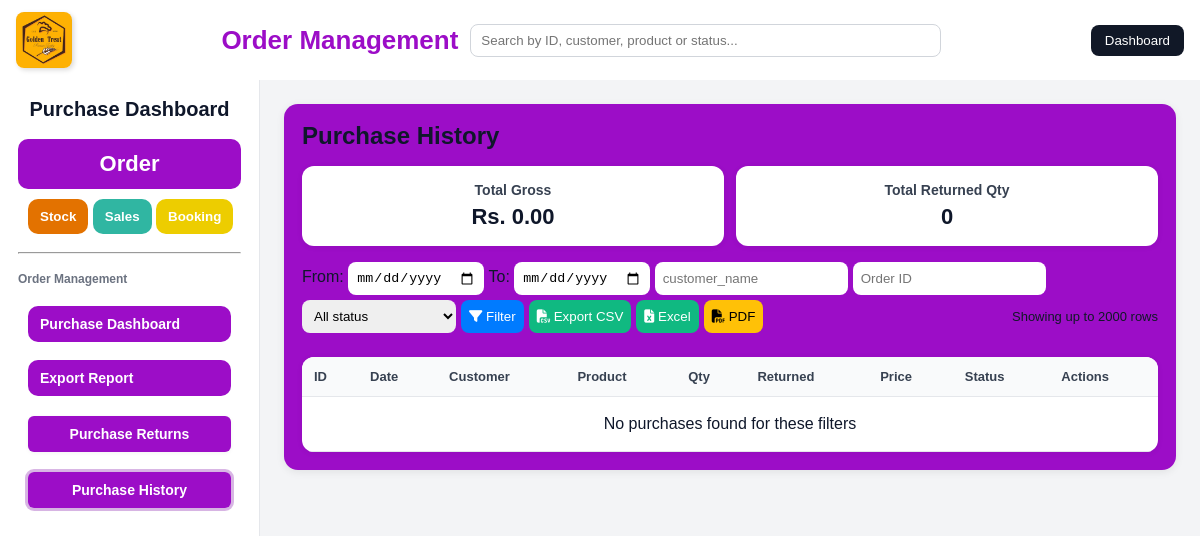
The app's page /bakehouse/order/purchase_history.php, older data.
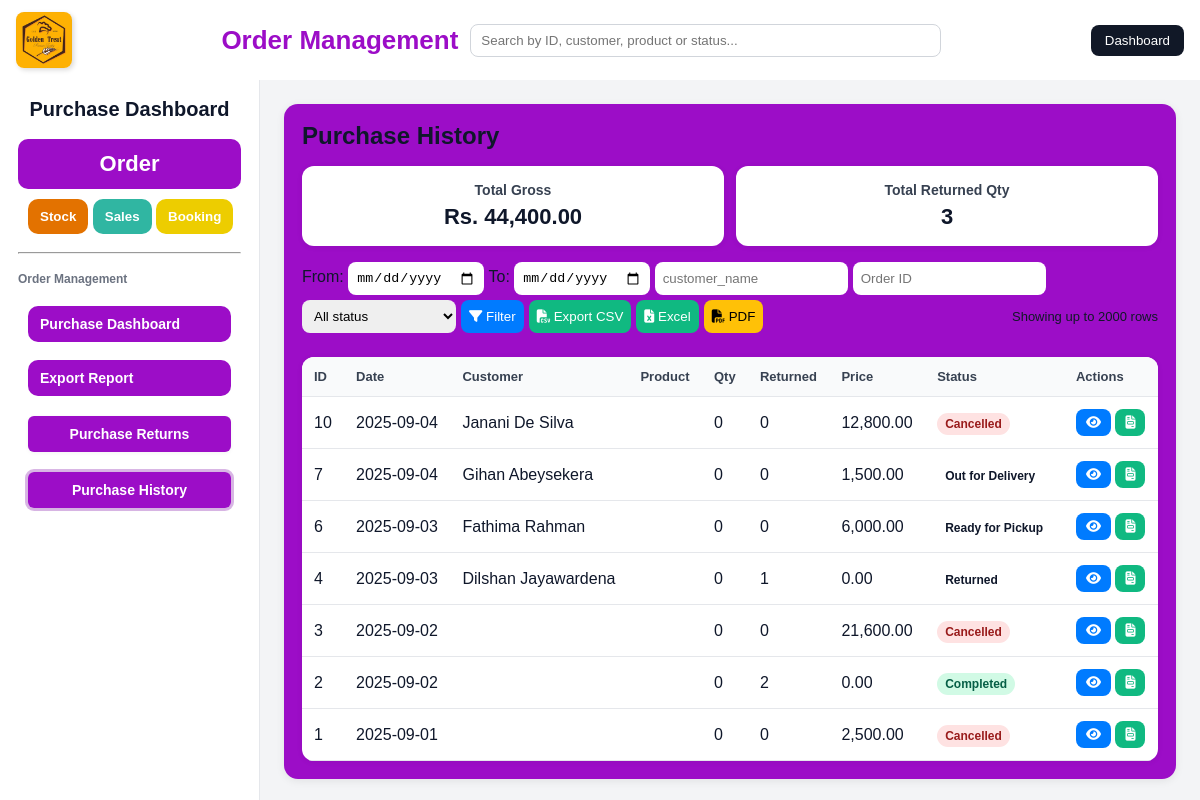
The same page, newer data.
### tables this page shows
CREATE TABLE `orders` (
  `id` int(11) NOT NULL,
  `order_number` varchar(64) DEFAULT NULL,
  `user_id` int(11) DEFAULT NULL,
  `order_date` date NOT NULL,
  `customer_name` varchar(100) NOT NULL,
  `customer_email` varchar(255) NOT NULL,
  `product` varchar(100) NOT NULL,
  `quantity` int(11) NOT NULL DEFAULT 1,
  `original_quantity` int(11) NOT NULL DEFAULT 0,
  `price` decimal(10,2) NOT NULL DEFAULT 0.00,
  `total_amount` decimal(10,2) NOT NULL DEFAULT 0.00,
  `original_price` decimal(10,2) NOT NULL DEFAULT 0.00,
  `status` varchar(60) NOT NULL DEFAULT 'Order Received',
  `created_at` timestamp NOT NULL DEFAULT current_timestamp(),
  `updated_at` timestamp NOT NULL DEFAULT current_timestamp() ON UPDATE current_timestamp(),
  `customer_phone` varchar(32) DEFAULT NULL,
  `order_summary` longtext DEFAULT NULL,
  `deleted_at` datetime DEFAULT NULL,
  `deleted_by` int(11) DEFAULT NULL
);

### bakehouse/order/purchase_history.php (the view, shortened to what the changed rows need)
<?php
$host = "localhost";
$user = "root";
$pass = "";
$db   = "golden_treat";
$conn = new mysqli($host, $user, $pass, $db);
$conn->set_charset('utf8mb4');
$limit = 2000;
$whereSql = '';
$sql = "
SELECT
    o.id,
    o.order_date,
    o.customer_name,
    GROUP_CONCAT(oi.product_name SEPARATOR ', ') AS product,
    SUM(oi.quantity) AS quantity,
    o.total_amount AS price,
    o.status,
    COALESCE(r.sum_qty, 0) AS returned_qty
FROM orders o
LEFT JOIN order_items oi ON o.id = oi.order_id
LEFT JOIN (
    SELECT order_id, SUM(quantity) AS sum_qty
    FROM returns
    GROUP BY order_id
) r ON r.order_id = o.id
{$whereSql}
GROUP BY o.id
ORDER BY o.order_date DESC, o.id DESC
LIMIT {$limit}
";
$stmt = $conn->prepare($sql);
$stmt->execute();
$res = $stmt->get_result();
$rows = $res->fetch_all(MYSQLI_ASSOC);
$totalGross = 0.0;
$totalReturnedQty = 0;
foreach ($rows as $r) {
    $price = (float)($r['price'] ?? 0.0);
    $ret = (int)($r['returned_qty'] ?? 0);
    $totalGross += $price;
    $totalReturnedQty += $ret;
}
?>
<!DOCTYPE html>
<html lang="en">
<head>
  <link rel="stylesheet" href="css/purchase_history.css">
  <link rel="stylesheet" href="https://cdnjs.cloudflare.com/ajax/libs/font-awesome/6.6.0/css/all.min.css"/>
</head>
<body>
  <div class="layout">
    <aside class="sidebar">
      <h1>Purchase Dashboard</h1>
    </aside>
    <main class="free-area">
      <section class="panel active">
        <div class="content">
          <h2>Purchase History</h2>
          <div class="cards" style="grid-template-columns: repeat(2, 1fr);">
            <div class="card">
              <h3>Total Gross</h3>
              <p>Rs. <?= number_format($totalGross, 2) ?></p>
            </div>
            <div class="card">
              <h3>Total Returned Qty</h3>
              <p><?= (int)$totalReturnedQty ?></p>
            </div>
          </div>
          <div class="table-wrap" style="margin-top:8px;">
            <table id="historyTable">
              <thead>
                <tr>
                  <th>ID</th>
                  <th>Date</th>
                  <th>Customer</th>
                  <th>Product</th>
                  <th>Qty</th>
                  <th>Returned</th>
                  <th>Price</th>
                  <th>Status</th>
                  <th>Actions</th>
                </tr>
              </thead>
              <tbody id="ordersTable">
                <?php if (empty($rows)): ?>
                  <tr><td colspan="9" style="text-align:center;padding:18px">No purchases found for these filters</td></tr>
                <?php else: foreach ($rows as $r): ?>
                  <tr data-status="<?= htmlspecialchars(strtolower($r['status'])) ?>">
                    <td class="col-id"><?= (int)$r['id'] ?></td>
                    <td><?= htmlspecialchars($r['order_date'] ? $r['order_date'] : 'N/A') ?></td>
                    <td><?= htmlspecialchars($r['customer_name']) ?></td>
                    <td><?= htmlspecialchars($r['product']) ?></td>
                    <td><?= (int)$r['quantity'] ?></td>
                    <td><?= (int)$r['returned_qty'] ?></td>
                    <td><?= number_format((float)$r['price'], 2) ?></td>
                    <td><span class="badge <?= htmlspecialchars(str_replace(' ', '', $r['status'])) ?>"><?= htmlspecialchars($r['status']) ?></span></td>
                    <td class="row-actions">
                      <button class="viewBtn" type="button"
                        data-id="<?= htmlspecialchars($r['id']) ?>"
                        data-order-date="<?= htmlspecialchars($r['order_date'] ? $r['order_date'] : 'N/A') ?>"
                        data-customer_name="<?= htmlspecialchars($r['customer_name']) ?>"
                        data-product="<?= htmlspecialchars($r['product']) ?>"
                        data-quantity="<?= (int)$r['quantity'] ?>"
                        data-price="<?= htmlspecialchars(number_format((float)$r['price'], 2, '.', '')) ?>"
                        data-returned="<?= (int)$r['returned_qty'] ?>"
                        data-status="<?= htmlspecialchars($r['status']) ?>">
                        <i class="fa-solid fa-eye"></i>
                      </button>
                      <button class="invoiceBtn" type="button"
                        data-id="<?= htmlspecialchars($r['id']) ?>"
                        data-order-date="<?= htmlspecialchars($r['order_date'] ? $r['order_date'] : 'N/A') ?>"
                        data-customer_name="<?= htmlspecialchars($r['customer_name']) ?>"
                        data-product="<?= htmlspecialchars($r['product']) ?>"
                        data-quantity="<?= (int)$r['quantity'] ?>"
                        data-price="<?= htmlspecialchars(number_format((float)$r['price'], 2, '.', '')) ?>"
                        data-returned="<?= (int)$r['returned_qty'] ?>"
                        data-status="<?= htmlspecialchars($r['status']) ?>">
                        <i class="fa-solid fa-file-invoice"></i>
                      </button>
                    </td>
                  </tr>
                <?php endforeach; endif; ?>
              </tbody>
            </table>
          </div>
        </div>
      </section>
    </main>
  </div>
</body>
</html>

Row changes from the older to the newer data that the page shows:
added orders: id "10", order_date "2025-09-04", customer_name "Janani De Silva", quantity "0", returned_qty "0", total_amount "12,800.00", status "Cancelled"
added orders: id "7", order_date "2025-09-04", customer_name "Gihan Abeysekera", quantity "0", returned_qty "0", total_amount "1,500.00", status "Out for Delivery"
added orders: id "6", order_date "2025-09-03", customer_name "Fathima Rahman", quantity "0", returned_qty "0", total_amount "6,000.00", status "Ready for Pickup"
added orders: id "4", order_date "2025-09-03", customer_name "Dilshan Jayawardena", quantity "0", returned_qty "1", total_amount "0.00", status "Returned"
added orders: id "3", order_date "2025-09-02", quantity "0", returned_qty "0", total_amount "21,600.00", status "Cancelled"
added orders: id "2", order_date "2025-09-02", quantity "0", returned_qty "2", total_amount "0.00", status "Completed"
added orders: id "1", order_date "2025-09-01", quantity "0", returned_qty "0", total_amount "2,500.00", status "Cancelled"
Text that changed along with them:
$totalGross: "0.00" → "44,400.00"
$totalReturnedQty: "0" → "3"
text no longer shown: "No purchases found for these filters"
